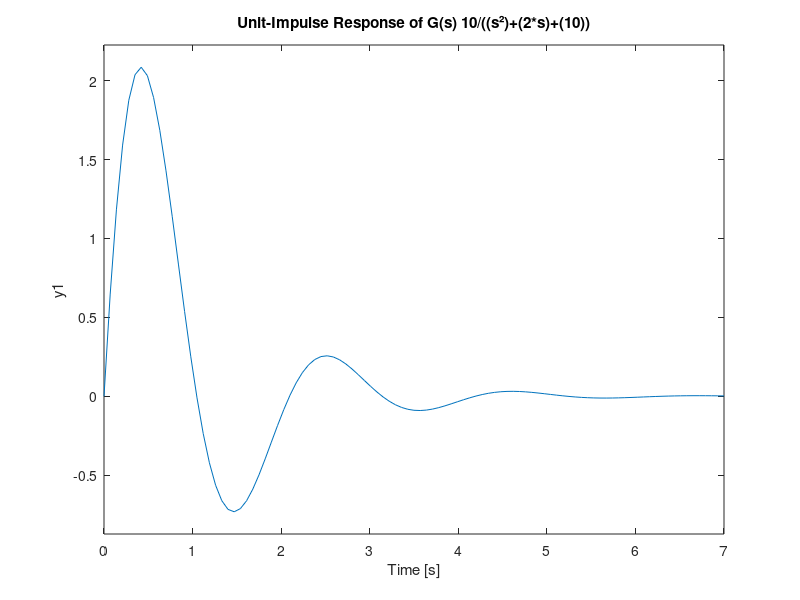

MATLAB code to generate this figure:
pkg load control;
#s = tf('s') #modelo para função de transferência
#f = 10/((s²)+(2*s)+(10)) #função de transferência
num = [10]
den = [1 2 10]
f = tf(num, den)
impulse(f); #aplicando a resposta ao impulso na função de transferência
grid
title('Unit-Impulse Response of G(s) 10/((s²)+(2*s)+(10))');